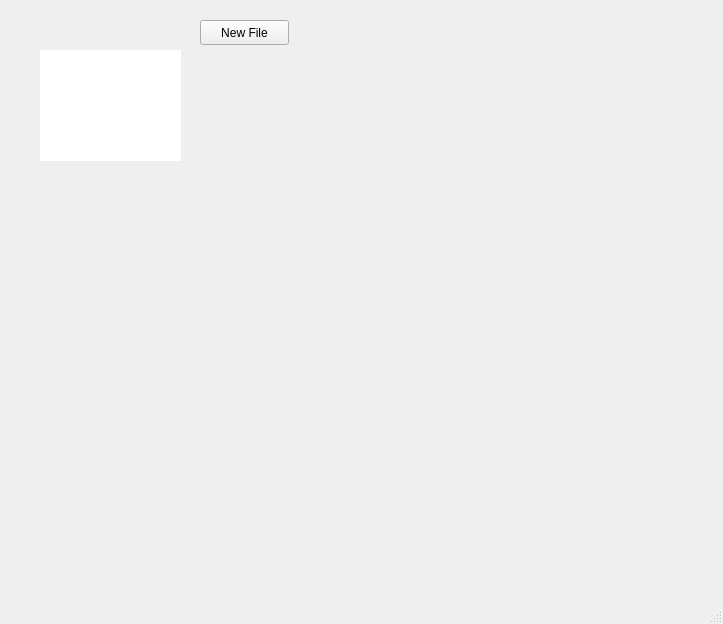
<?xml version="1.0" encoding="UTF-8"?>
<ui version="4.0">
 <class>MainWindow</class>
 <widget class="QMainWindow" name="MainWindow">
  <property name="geometry">
   <rect>
    <x>0</x>
    <y>0</y>
    <width>723</width>
    <height>624</height>
   </rect>
  </property>
  <property name="windowTitle">
   <string>MainWindow</string>
  </property>
  <widget class="QWidget" name="centralwidget">
   <widget class="QPushButton" name="newFileButton">
    <property name="geometry">
     <rect>
      <x>200</x>
      <y>20</y>
      <width>89</width>
      <height>25</height>
     </rect>
    </property>
    <property name="text">
     <string>New File</string>
    </property>
   </widget>
   <widget class="QWidget" name="canvas" native="true">
    <property name="geometry">
     <rect>
      <x>40</x>
      <y>50</y>
      <width>141</width>
      <height>111</height>
     </rect>
    </property>
    <property name="autoFillBackground">
     <bool>false</bool>
    </property>
    <property name="styleSheet">
     <string notr="true">background-color:white;</string>
    </property>
   </widget>
  </widget>
  <widget class="QMenuBar" name="menubar">
   <property name="geometry">
    <rect>
     <x>0</x>
     <y>0</y>
     <width>723</width>
     <height>22</height>
    </rect>
   </property>
  </widget>
  <widget class="QStatusBar" name="statusbar"/>
 </widget>
 <resources/>
 <connections/>
</ui>
